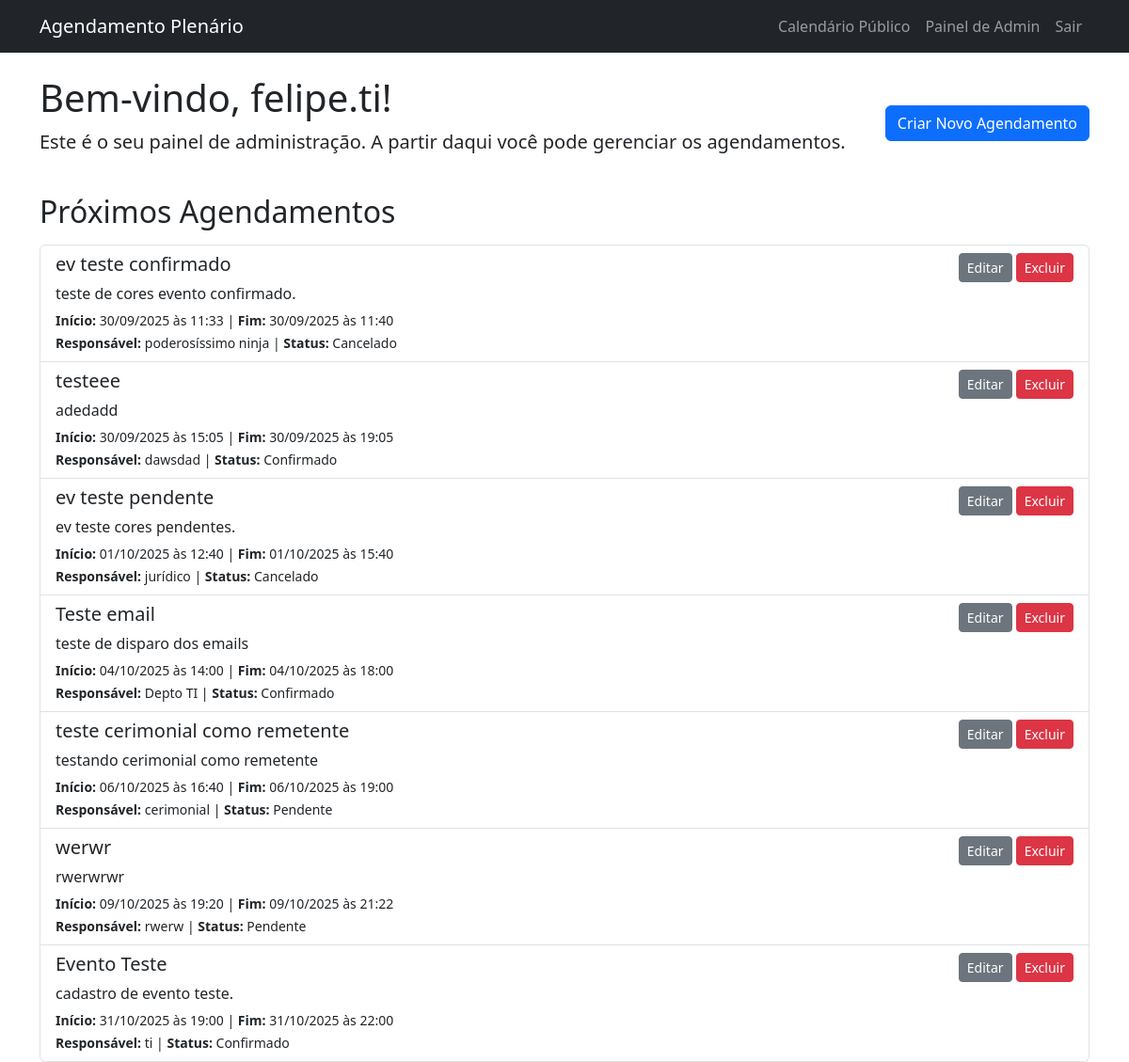
Before: /admin (signed in) with the older database file.
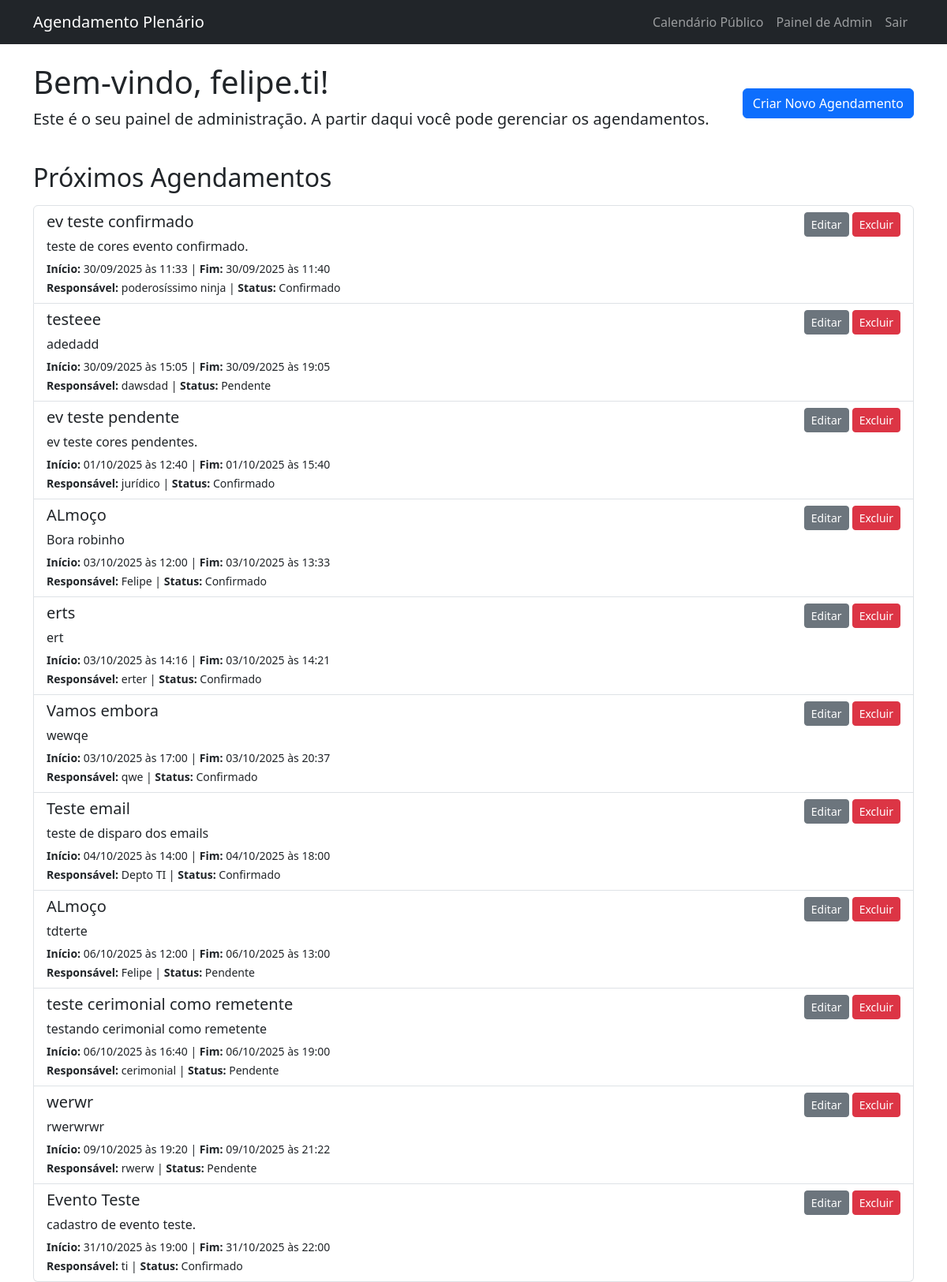
After: the same page with the newer database file.
### app/models.py (models this page shows, shortened)
class Usuario(UserMixin, db.Model):
    id = db.Column(db.Integer, primary_key=True)
    nome_usuario = db.Column(db.String(64), index=True, unique=True)
    senha_hash = db.Column(db.String(128))
    agendamentos = db.relationship('Agendamento', backref='autor', lazy='dynamic')

class Agendamento(db.Model):
    id = db.Column(db.Integer, primary_key=True)
    titulo = db.Column(db.String(140), nullable=False)
    descricao = db.Column(db.Text)
    data_inicio = db.Column(db.DateTime, index=True, nullable=False)
    data_fim = db.Column(db.DateTime, nullable=False)
    local = db.Column(db.String(140), default='Plenário Roberto Bottacin Moreira')
    responsavel = db.Column(db.String(140))
    status = db.Column(db.String(64), default='Confirmado')
    uso_telao = db.Column(db.Boolean, default=False)
    gravacao = db.Column(db.Boolean, default=False)
    uso_som = db.Column(db.Boolean, default=False)
    transmissao = db.Column(db.Boolean, default=False)
    usuario_id = db.Column(db.Integer, db.ForeignKey('usuario.id'))
    equipe_solicitada = db.Column(db.Text) # Campo para listar os funcionários
    usuario_id = db.Column(db.Integer, db.ForeignKey('usuario.id'))

### app/routes.py (the view)
@bp.route('/admin')
@login_required
def admin_dashboard():
    agendamentos = Agendamento.query.order_by(Agendamento.data_inicio.asc()).all()
    return render_template('admin_dashboard.html', agendamentos=agendamentos)

### app/models.py (called while the page is built)
@login_manager.user_loader
def load_user(user_id):
    return Usuario.query.get(int(user_id))

### app/templates/admin_dashboard.html (shortened to what this page needs)
{% extends "base.html" %}
{% block content %}
    <div class="d-flex justify-content-between align-items-center mb-4">
        <div>
            <h1>Bem-vindo, {{ current_user.nome_usuario }}!</h1>
            <p class="lead">Este é o seu painel de administração. A partir daqui você pode gerenciar os agendamentos.</p>
        </div>
        <div>
            <a href="{{ url_for('main.novo_agendamento') }}" class="btn btn-primary">Criar Novo Agendamento</a>
        </div>
    </div>
    <div class="mt-4">
        <h2>Próximos Agendamentos</h2>
        <div class="list-group mt-3">
            {% for agendamento in agendamentos %}
                <div class="list-group-item list-group-item-action flex-column align-items-start">
                    <div class="d-flex w-100 justify-content-between">
                        <h5 class="mb-1">{{ agendamento.titulo }}</h5>
                        <div>
                            <a href="{{ url_for('main.editar_agendamento', agendamento_id=agendamento.id) }}" class="btn btn-secondary btn-sm">Editar</a>
                            <form action="{{ url_for('main.excluir_agendamento', agendamento_id=agendamento.id) }}" method="POST" style="display: inline;">
                                <button type="submit" class="btn btn-danger btn-sm"
                                        onclick="return confirm('Tem certeza que deseja excluir este agendamento? Esta ação não pode ser desfeita.');">
                                    Excluir
                                </button>
                            </form>
                        </div>
                    </div>
                    <p class="mb-1">{{ agendamento.descricao or "Nenhuma descrição fornecida." }}</p>
                    <small>
                        <strong>Início:</strong> {{ agendamento.data_inicio.strftime('%d/%m/%Y às %H:%M') }} |
                        <strong>Fim:</strong> {{ agendamento.data_fim.strftime('%d/%m/%Y às %H:%M') }}
                    </small>
                    <br>
                    <small><strong>Responsável:</strong> {{ agendamento.responsavel }} | <strong>Status:</strong> {{ agendamento.status }}</small>
                </div>
            {% else %}
                <div class="list-group-item">
                    <p class="mb-1">Nenhum agendamento cadastrado ainda.</p>
                </div>
            {% endfor %}
        </div>
    </div>
{% endblock %}

### app/templates/base.html (shortened to what this page needs)
<!doctype html>
<html lang="pt-br">
  <head>
    <link href="https://cdn.jsdelivr.net/npm/bootstrap@5.3.3/dist/css/bootstrap.min.css" rel="stylesheet">
    <link rel="stylesheet" href="https://cdn.jsdelivr.net/npm/bootstrap-icons@1.11.3/font/bootstrap-icons.min.css">
  </head>
  <body>
    <nav class="navbar navbar-expand-lg navbar-dark bg-dark fixed-top">
      <div class="container">
        <a class="navbar-brand" href="{{ url_for('main.index') }}">Agendamento Plenário</a>
        <div class="collapse navbar-collapse" id="navbarNav">
          <ul class="navbar-nav ms-auto">
            <li class="nav-item">
              <a class="nav-link" href="{{ url_for('main.calendario_publico') }}">Calendário Público</a>
            </li>
            {% if current_user.is_authenticated %}
              <li class="nav-item">
                <a class="nav-link" href="{{ url_for('main.admin_dashboard') }}">Painel de Admin</a>
              </li>
              <li class="nav-item">
                <a class="nav-link" href="{{ url_for('main.logout') }}">Sair</a>
              </li>
            {% else %}
              <li class="nav-item">
                <a class="nav-link" href="{{ url_for('main.login') }}">Acesso Restrito</a>
              </li>
            {% endif %}
          </ul>
        </div>
      </div>
    </nav>
    <div class="container mt-4">
      {% block content %}{% endblock %}
    </div>
  </body>
</html>

### app/templates/base.html (style rules this page uses)
body { padding-top: 56px; }

Changed rows visible on the page:
changed Agendamento "ev teste confirmado": status "Cancelado" → "Confirmado"
changed Agendamento "testeee": status "Confirmado" → "Pendente"
changed Agendamento "ev teste pendente": status "Cancelado" → "Confirmado"
added Agendamento: titulo "ALmoço", descricao "Bora robinho", data_inicio "03/10/2025 às 12:00", data_fim "03/10/2025 às 13:33", responsavel "Felipe", status "Confirmado"
added Agendamento: titulo "erts", descricao "ert", data_inicio "03/10/2025 às 14:16", data_fim "03/10/2025 às 14:21", responsavel "erter", status "Confirmado"
added Agendamento: titulo "Vamos embora", descricao "wewqe", data_inicio "03/10/2025 às 17:00", data_fim "03/10/2025 às 20:37", responsavel "qwe", status "Confirmado"
added Agendamento: titulo "ALmoço", descricao "tdterte", data_inicio "06/10/2025 às 12:00", data_fim "06/10/2025 às 13:00", responsavel "Felipe", status "Pendente"
